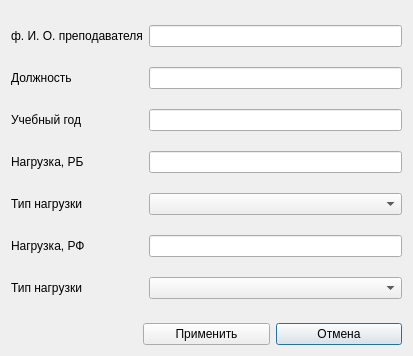
<?xml version="1.0" encoding="UTF-8"?>
<ui version="4.0">
 <class>start_lesson</class>
 <widget class="QDialog" name="start_lesson">
  <property name="geometry">
   <rect>
    <x>0</x>
    <y>0</y>
    <width>413</width>
    <height>356</height>
   </rect>
  </property>
  <property name="windowTitle">
   <string>Dialog</string>
  </property>
  <layout class="QGridLayout" name="gridLayout_2">
   <item row="0" column="0" rowspan="2" colspan="3">
    <layout class="QGridLayout" name="gridLayout">
     <item row="0" column="0">
      <widget class="QLabel" name="label">
       <property name="text">
        <string>ф. И. О. преподавателя</string>
       </property>
      </widget>
     </item>
     <item row="0" column="1">
      <widget class="QLineEdit" name="lineEdit"/>
     </item>
     <item row="1" column="0">
      <widget class="QLabel" name="label_2">
       <property name="text">
        <string>Должность</string>
       </property>
      </widget>
     </item>
     <item row="1" column="1">
      <widget class="QLineEdit" name="lineEdit_2"/>
     </item>
     <item row="2" column="0">
      <widget class="QLabel" name="label_3">
       <property name="text">
        <string>Учебный год</string>
       </property>
      </widget>
     </item>
     <item row="2" column="1">
      <widget class="QLineEdit" name="lineEdit_3"/>
     </item>
     <item row="3" column="0">
      <widget class="QLabel" name="label_4">
       <property name="text">
        <string>Нагрузка, РБ</string>
       </property>
      </widget>
     </item>
     <item row="3" column="1">
      <widget class="QLineEdit" name="lineEdit_4"/>
     </item>
     <item row="4" column="0">
      <widget class="QLabel" name="label_7">
       <property name="text">
        <string>Тип нагрузки</string>
       </property>
      </widget>
     </item>
     <item row="4" column="1">
      <widget class="QComboBox" name="comboBox"/>
     </item>
     <item row="5" column="0">
      <widget class="QLabel" name="label_6">
       <property name="text">
        <string>Нагрузка, РФ</string>
       </property>
      </widget>
     </item>
     <item row="5" column="1">
      <widget class="QLineEdit" name="lineEdit_5"/>
     </item>
     <item row="6" column="0">
      <widget class="QLabel" name="label_8">
       <property name="text">
        <string>Тип нагрузки</string>
       </property>
      </widget>
     </item>
     <item row="6" column="1">
      <widget class="QComboBox" name="comboBox_2"/>
     </item>
    </layout>
   </item>
   <item row="2" column="2">
    <widget class="QPushButton" name="pushButton_2">
     <property name="text">
      <string>Отмена</string>
     </property>
    </widget>
   </item>
   <item row="2" column="1">
    <widget class="QPushButton" name="pushButton">
     <property name="text">
      <string>Применить</string>
     </property>
    </widget>
   </item>
  </layout>
 </widget>
 <resources/>
 <connections/>
</ui>
